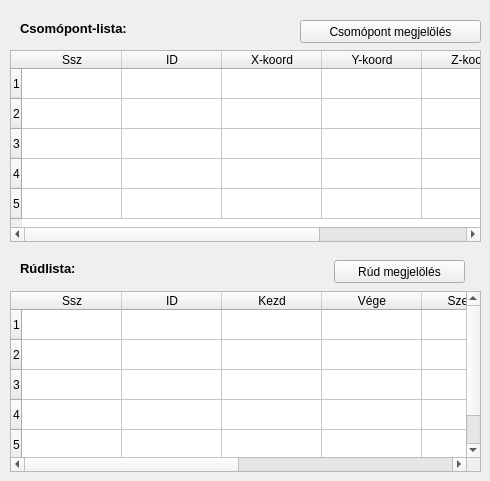
   <widget class="QWidget" name="tab_3">
    <attribute name="title">
     <string>Alkotóelemek</string>
    </attribute>
    <widget class="QLabel" name="label_29">
     <property name="geometry">
      <rect>
       <x>20</x>
       <y>20</y>
       <width>171</width>
       <height>16</height>
      </rect>
     </property>
     <property name="font">
      <font>
       <family>MS Sans Serif</family>
       <pointsize>10</pointsize>
       <weight>75</weight>
       <bold>true</bold>
      </font>
     </property>
     <property name="text">
      <string>Csomópont-lista:</string>
     </property>
    </widget>
    <widget class="QPushButton" name="csomopontlista_megjelolo">
     <property name="geometry">
      <rect>
       <x>300</x>
       <y>20</y>
       <width>181</width>
       <height>23</height>
      </rect>
     </property>
     <property name="text">
      <string>Csomópont megjelölés</string>
     </property>
    </widget>
    <widget class="QPushButton" name="rudlista_megjelolo">
     <property name="geometry">
      <rect>
       <x>334</x>
       <y>260</y>
       <width>131</width>
       <height>23</height>
      </rect>
     </property>
     <property name="text">
      <string>Rúd megjelölés</string>
     </property>
    </widget>
    <widget class="QLabel" name="label_30">
     <property name="geometry">
      <rect>
       <x>20</x>
       <y>260</y>
       <width>141</width>
       <height>16</height>
      </rect>
     </property>
     <property name="font">
      <font>
       <family>MS Sans Serif</family>
       <pointsize>10</pointsize>
       <weight>75</weight>
       <bold>true</bold>
      </font>
     </property>
     <property name="text">
      <string>Rúdlista:</string>
     </property>
    </widget>
    <widget class="QTableWidget" name="csomopontlista">
     <property name="geometry">
      <rect>
       <x>10</x>
       <y>50</y>
       <width>471</width>
       <height>192</height>
      </rect>
     </property>
     <property name="rowCount">
      <number>5</number>
     </property>
     <row/>
     <row/>
     <row/>
     <row/>
     <row/>
     <column>
      <property name="text">
       <string>Ssz</string>
      </property>
     </column>
     <column>
      <property name="text">
       <string>ID</string>
      </property>
     </column>
     <column>
      <property name="text">
       <string>X-koord</string>
      </property>
     </column>
     <column>
      <property name="text">
       <string>Y-koord</string>
      </property>
     </column>
     <column>
      <property name="text">
       <string>Z-koord</string>
      </property>
     </column>
     <column>
      <property name="text">
       <string>Kijelzés</string>
      </property>
     </column>
    </widget>
    <widget class="QTableWidget" name="rudlista">
     <property name="geometry">
      <rect>
       <x>10</x>
       <y>291</y>
       <width>471</width>
       <height>181</height>
      </rect>
     </property>
     <property name="rowCount">
      <number>5</number>
     </property>
     <row/>
     <row/>
     <row/>
     <row/>
     <row/>
     <column>
      <property name="text">
       <string>Ssz</string>
      </property>
     </column>
     <column>
      <property name="text">
       <string>ID</string>
      </property>
     </column>
     <column>
      <property name="text">
       <string>Kezd</string>
      </property>
     </column>
     <column>
      <property name="text">
       <string>Vége</string>
      </property>
     </column>
     <column>
      <property name="text">
       <string>Szelvény</string>
      </property>
     </column>
     <column>
      <property name="text">
       <string>Hossz</string>
      </property>
     </column>
     <column>
      <property name="text">
       <string>Súly (kg)</string>
      </property>
     </column>
     <column>
      <property name="text">
       <string>Kijelzés</string>
      </property>
     </column>
    </widget>
   </widget>
